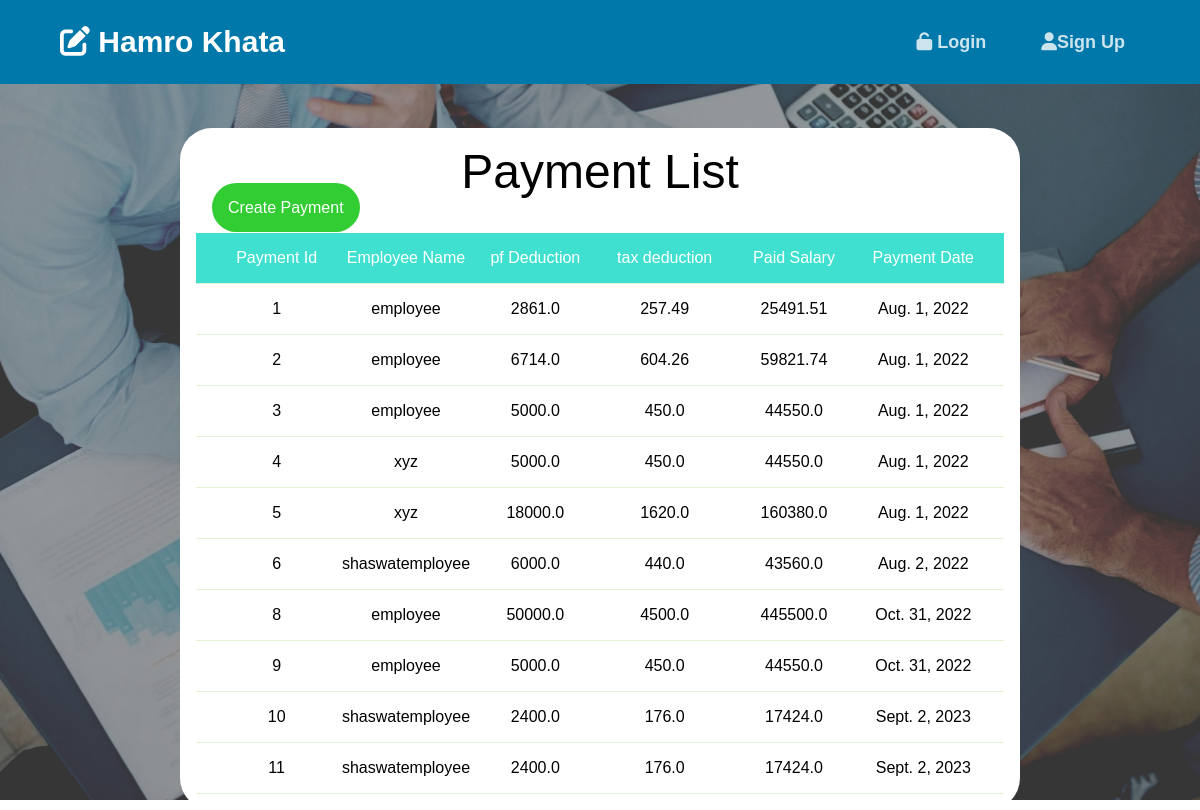
The page /payments/ on the database its author committed.
### payapp/models.py (models this page shows, shortened)
class Payment(models.Model):
    payment_pf_percent = models.FloatField(validators=[MinValueValidator(10.0),MaxValueValidator(20.0)])
    pf_amount = models.FloatField(validators=[MinValueValidator(0.0)])
    user_salary = models.PositiveIntegerField()
    payment_month = models.PositiveIntegerField(validators=[MinValueValidator(1)])
    paid_salary = models.FloatField(validators=[MinValueValidator(0.0)])
    payment_date = models.DateField()
    tax_amount = models.FloatField(validators=[MinValueValidator(0.0)])
    stripe_transaction_id = models.CharField(max_length=100,unique=True)
    accountant = models.ForeignKey(Accountant, on_delete=models.CASCADE)
    employee = models.ForeignKey(Employee,on_delete=models.CASCADE)

class Employee(models.Model):
    position = models.ForeignKey(Position, on_delete= models.PROTECT)
    employee = models.OneToOneField(User, on_delete=models.CASCADE)
    accountant = models.ForeignKey(Accountant, on_delete= models.CASCADE)
    pf_percent = models.FloatField(default=10.0,validators=[MinValueValidator(10.0),MaxValueValidator(20.0)])
    strip_account_id = models.CharField(max_length=100)
    def __str__(self):
        return f'{self.employee}'

### payapp/views/employee.py (the view)
# urls.py: path('payments/',PaymentListView.as_view(),name='payment_list'),
class PaymentListView(ListView):
    model = Payment
    context_object_name = 'payments'

### payapp/templates/payapp/payment_list.html (shortened to what this page needs)
{% load static %}
<!DOCTYPE html>
<html lang="en">
<head>
    <link rel="stylesheet" href="{% static 'css/dashboard.css'%}">
</head>
<div class="header">
    <nav class="navbar">
      <div class="content">
        <div class="logo">
          <a href="{% url 'payapp:index'%}"><i class="fa-solid fa-pen-to-square"></i> Hamro Khata</a>
        </div>
        <ul class="menu-list">
        {% if not user.is_authenticated %}
          <li class="btn"><a href="{% url 'payapp:login'%}"><i class="fa-solid fa-unlock"></i> Login</a></li>
          <li class="btn"><a href="{% url 'payapp:accoutant_create'%}"><i class="fa-solid fa-user"></i>Sign Up</a></li>
        {% endif %}
          </ul>
      </div>
    </nav>
  <div class="main">
    <main class="mainbar">
        <div class="dashboard-section">
            <p class="dashboard-title">Payment List</p>
            <a class= "button-url m-l-2" href="{% url 'payapp:payment_create'%}">Create Payment</a>
            <div class="table">
                <div class="tr th">
                    <div class="td thead td-1">Payment Id</div>
                    <div class="td thead td-2">Employee Name</div>
                    <div class="td thead td-3">pf Deduction</div>
                    <div class="td thead td-4">tax deduction</div>
                    <div class="td thead td-5">Paid Salary</div>
                    <div class="td thead td-6">Payment Date</div>
                </div>
                {% for payment in payments %}
                <div class="tr">
                    <div class="td td-1">{{payment.id}}</div>
                    <div class="td td-2">{{payment.employee}}</div>
                    <div class="td td-3">
                        {{payment.pf_amount}}
                    </div>
                    <div class="td td-4">{{payment.tax_amount}}</div>
                    <div class="td td-5">{{payment.paid_salary}}</div>
                    <div class="td td-6">{{payment.payment_date}}</div>
                </div>
                {% endfor %}
            </div>
        </div>
    </main>
  </div>
  </div>
</body>
</html>

### static/css/dashboard.css (style rules this page uses)
* { margin: 0; padding: 0; box-sizing: border-box; font-family: 'Montserrat',sans-serif; }
.content { max-width: 1250px; margin: auto; padding: 0 30px; }
.navbar { background-color: #0078AA; position: fixed; width: 100%; z-index: 2; padding: 25px 0; transition: all 0.3s ease; }
.navbar .content { display: flex; align-items: center; justify-content: space-between; }
.navbar .logo a { color: #fff; font-size: 30px; font-weight: 600; text-decoration: none; }
.navbar .menu-list { display: inline-flex; }
.menu-list li { list-style: none; }
.menu-list li a { color: #fff; font-size: 18px; font-weight: 650; margin-left: 25px; text-decoration: none; transition: all 0.3s ease; }
.btn a { background-color: #0078AA; padding: 7px 15px; opacity: 0.8; border-radius: 20px; }
.header { background: url("../images/showcase.jpeg") no-repeat; height: 100vh; background-size: cover; background-position: center; background-attachment: fixed; display: flex; flex-direction: column; }
@media (max-width:1230px) { .content { padding: 0 60px; } }
.dashboard-section { background-color: white; width:70%; margin:0 auto; margin-top: 8rem; border-radius: 2rem; }
.table { padding:1rem; display:flex; flex-direction: column; }
.tr { display:flex; flex:1; padding: 1rem; border-bottom: 1px solid #E3F1D5; }
.td { flex:1; text-align: center; }
.dashboard-title { padding-top: 1rem; text-align: center; margin:0 auto; font-size: 3rem; }
.th { background-color: rgb(64,224,208); color:white; }
.button-url { background-color:limegreen; width:5rem; padding:1rem; color:white; font-size:1rem; border-radius: 2rem; text-decoration: none; }
.m-l-2 { margin-left: 2rem; }

### rows shown on the page
Payment: id "1", employee "employee", pf_amount "2861.0", tax_amount "257.49", paid_salary "25491.51", payment_date "Aug. 1, 2022"
Payment: id "2", employee "employee", pf_amount "6714.0", tax_amount "604.26", paid_salary "59821.74", payment_date "Aug. 1, 2022"
Payment: id "3", employee "employee", pf_amount "5000.0", tax_amount "450.0", paid_salary "44550.0", payment_date "Aug. 1, 2022"
Payment: id "4", employee "xyz", pf_amount "5000.0", tax_amount "450.0", paid_salary "44550.0", payment_date "Aug. 1, 2022"
Payment: id "5", employee "xyz", pf_amount "18000.0", tax_amount "1620.0", paid_salary "160380.0", payment_date "Aug. 1, 2022"
Payment: id "6", employee "shaswatemployee", pf_amount "6000.0", tax_amount "440.0", paid_salary "43560.0", payment_date "Aug. 2, 2022"
Payment: id "8", employee "employee", pf_amount "50000.0", tax_amount "4500.0", paid_salary "445500.0", payment_date "Oct. 31, 2022"
Payment: id "9", employee "employee", pf_amount "5000.0", tax_amount "450.0", paid_salary "44550.0", payment_date "Oct. 31, 2022"
Payment: id "10", employee "shaswatemployee", pf_amount "2400.0", tax_amount "176.0", paid_salary "17424.0", payment_date "Sept. 2, 2023"
Payment: id "11", employee "shaswatemployee", pf_amount "2400.0", tax_amount "176.0", paid_salary "17424.0", payment_date "Sept. 2, 2023"
